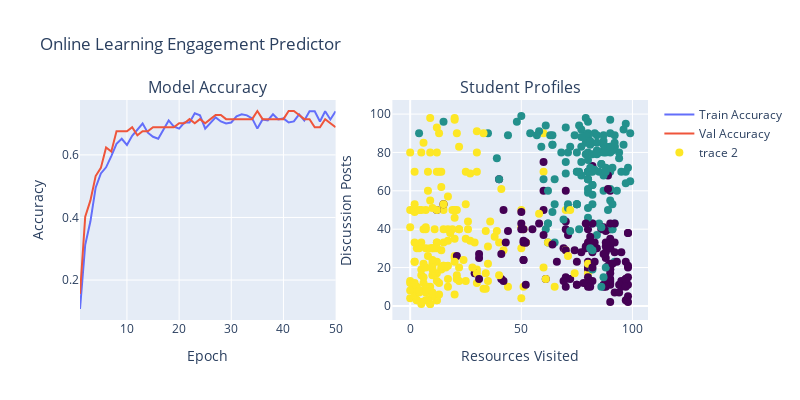

The code cell stored with this chart in its notebook:
### Code cell
import pandas as pd
import numpy as np
from sklearn.model_selection import train_test_split
from sklearn.preprocessing import StandardScaler
from sklearn.cluster import KMeans
from sklearn.metrics import accuracy_score, confusion_matrix
import tensorflow as tf
from tensorflow.keras.models import Sequential
from tensorflow.keras.layers import Input, Dense, Dropout
import plotly.graph_objects as go
from plotly.subplots import make_subplots


# Load dataset
data = pd.read_csv("C:/Users/hp/Downloads/STUDENT_DATA.csv") # Or 'student_engagement.csv' for synthetic

# Check class distribution
print("Class distribution:", data['Class'].value_counts())

# Select more features
features = ['raisedhands', 'VisITedResources', 'AnnouncementsView', 'Discussion', 
            'StudentAbsenceDays', 'Relation', 'ParentAnsweringSurvey']
X = data[features]
# Encode categorical features
X = pd.get_dummies(X, columns=['StudentAbsenceDays', 'Relation', 'ParentAnsweringSurvey'], drop_first=True)
y = data['Class'].map({'L': 0, 'M': 1, 'H': 2})  # Low=0, Medium=1, High=2

# Scale features
scaler = StandardScaler()
X_scaled = scaler.fit_transform(X)

# Split data
X_train, X_test, y_train, y_test = train_test_split(X_scaled, y, test_size=0.2, random_state=42)

# Build deeper DNN
model = Sequential([
    Input(shape=(X_train.shape[1],)),  # Fix input_shape warning
    Dense(16, activation='relu'),     # More neurons
    Dropout(0.2),                     # Prevent overfitting
    Dense(8, activation='relu'),
    Dense(3, activation='softmax')    # 3 classes
])
model.compile(optimizer='adam', loss='sparse_categorical_crossentropy', metrics=['accuracy'])

# Train with more epochs
history = model.fit(X_train, y_train, epochs=50, batch_size=8, verbose=0, validation_split=0.2)

# Test model
y_pred = np.argmax(model.predict(X_test), axis=1)
accuracy = accuracy_score(y_test, y_pred)
print(f"Model Accuracy: {accuracy:.2f}")

# Confusion matrix
print("Confusion Matrix:\n", confusion_matrix(y_test, y_pred))

# Cluster students
kmeans = KMeans(n_clusters=3, random_state=42)
data['Profile'] = kmeans.fit_predict(X_scaled)

# Dashboard
fig = make_subplots(rows=1, cols=2, subplot_titles=("Model Accuracy", "Student Profiles"))
fig.add_trace(go.Scatter(x=list(range(1, 51)), y=history.history['accuracy'], mode='lines', name='Train Accuracy'), row=1, col=1)
fig.add_trace(go.Scatter(x=list(range(1, 51)), y=history.history['val_accuracy'], mode='lines', name='Val Accuracy'), row=1, col=1)
fig.add_trace(go.Scatter(x=data['VisITedResources'], y=data['Discussion'], mode='markers', 
                         marker=dict(color=data['Profile'], colorscale='Viridis', size=8),
                         text=data['Class'].map({'L': 'Low', 'M': 'Medium', 'H': 'High'})), row=1, col=2)
fig.update_layout(title_text="Online Learning Engagement Predictor", height=400, width=800)
fig.update_xaxes(title_text="Epoch", row=1, col=1)
fig.update_xaxes(title_text="Resources Visited", row=1, col=2)
fig.update_yaxes(title_text="Accuracy", row=1, col=1)
fig.update_yaxes(title_text="Discussion Posts", row=1, col=2)
fig.show()
fig.write_html("engagement_dashboard.html")

# Save predictions
test_predictions = pd.DataFrame({'Actual': y_test, 'Predicted': y_pred})
test_predictions.to_csv('engagement_predictions.csv', index=False)

# Intervention suggestions
sample_students = data.iloc[-5:].copy()
sample_students['Engagement_Pred'] = np.argmax(model.predict(X_scaled[-5:]), axis=1)
sample_students['Suggestion'] = sample_students.apply(
    lambda row: "Encourage forum posts" if row['Discussion'] < 20 else "Keep up resource use", axis=1)
sample_students.to_csv('student_suggestions.csv', index=False)

print("Dashboard saved as 'engagement_dashboard.html'")
print("Predictions saved as 'engagement_predictions.csv'")
print("Suggestions saved as 'student_suggestions.csv'")

### Figure 1 — Plotly figure (JSON) as saved in the notebook; plotly's stock layout.template omitted (floating-point values rounded to 4 significant figures; data arrays with more than 128 entries replaced by an {"elided": "..."} marker saying what was removed)
{"data": [{"mode": "lines", "name": "Train Accuracy", "type": "scatter", "x": [1, 2, 3, 4, 5, 6, 7, 8, 9, 10, 11, 12, 13, 14, 15, 16, 17, 18, 19, 20, 21, 22, 23, 24, 25, 26, 27, 28, 29, 30, 31, 32, 33, 34, 35, 36, 37, 38, 39, 40, 41, 42, 43, 44, 45, 46, 47, 48, 49, 50], "xaxis": "x", "y": [0.1075, 0.3127, 0.3876, 0.4951, 0.5407, 0.5603, 0.5961, 0.6352, 0.6515, 0.6319, 0.6612, 0.6808, 0.7003, 0.671, 0.658, 0.6515, 0.6808, 0.7101, 0.6906, 0.684, 0.7036, 0.7036, 0.7329, 0.7264, 0.684, 0.7003, 0.7199, 0.7068, 0.7003, 0.7036, 0.7231, 0.7296, 0.7264, 0.7166, 0.684, 0.7134, 0.7101, 0.7296, 0.7134, 0.7166, 0.7036, 0.7068, 0.7296, 0.7101, 0.7394, 0.7394, 0.7068, 0.7394, 0.7134, 0.7394], "yaxis": "y"}, {"mode": "lines", "name": "Val Accuracy", "type": "scatter", "x": [1, 2, 3, 4, 5, 6, 7, 8, 9, 10, 11, 12, 13, 14, 15, 16, 17, 18, 19, 20, 21, 22, 23, 24, 25, 26, 27, 28, 29, 30, 31, 32, 33, 34, 35, 36, 37, 38, 39, 40, 41, 42, 43, 44, 45, 46, 47, 48, 49, 50], "xaxis": "x", "y": [0.1558, 0.4026, 0.4545, 0.5325, 0.5584, 0.6234, 0.6104, 0.6753, 0.6753, 0.6753, 0.6883, 0.6623, 0.6753, 0.6753, 0.6883, 0.6883, 0.6883, 0.6883, 0.6883, 0.7013, 0.7013, 0.7143, 0.7013, 0.7143, 0.7013, 0.7143, 0.7273, 0.7273, 0.7143, 0.7143, 0.7143, 0.7143, 0.7143, 0.7143, 0.7403, 0.7143, 0.7143, 0.7143, 0.7143, 0.7143, 0.7403, 0.7403, 0.7273, 0.7143, 0.7143, 0.6883, 0.6883, 0.7143, 0.7013, 0.6883], "yaxis": "y"}, {"marker": {"color": {"elided": "480 int values"}, "colorscale": [[0, "#440154"], [0.1111, "#482878"], [0.2222, "#3e4989"], [0.3333, "#31688e"], [0.4444, "#26828e"], [0.5556, "#1f9e89"], [0.6667, "#35b779"], [0.7778, "#6ece58"], [0.8889, "#b5de2b"], [1, "#fde725"]], "size": 8}, "mode": "markers", "text": {"elided": "480 str values"}, "type": "scatter", "x": {"elided": "480 int values"}, "xaxis": "x2", "y": {"elided": "480 int values"}, "yaxis": "y2"}], "layout": {"annotations": [{"font": {"size": 16}, "showarrow": false, "text": "Model Accuracy", "x": 0.225, "xanchor": "center", "xref": "paper", "y": 1, "yanchor": "bottom", "yref": "paper"}, {"font": {"size": 16}, "showarrow": false, "text": "Student Profiles", "x": 0.775, "xanchor": "center", "xref": "paper", "y": 1, "yanchor": "bottom", "yref": "paper"}], "height": 400, "title": {"text": "Online Learning Engagement Predictor"}, "width": 800, "xaxis": {"anchor": "y", "autorange": true, "domain": [0, 0.45], "range": [1, 50], "title": {"text": "Epoch"}, "type": "linear"}, "xaxis2": {"anchor": "y2", "autorange": true, "domain": [0.55, 1], "range": [-8.023, 107.0], "title": {"text": "Resources Visited"}, "type": "linear"}, "yaxis": {"anchor": "x", "autorange": true, "domain": [0, 1], "range": [0.07234, 0.7754], "title": {"text": "Accuracy"}, "type": "linear"}, "yaxis2": {"anchor": "x2", "autorange": true, "domain": [0, 1], "range": [-7.34, 107.3], "title": {"text": "Discussion Posts"}, "type": "linear"}}}
